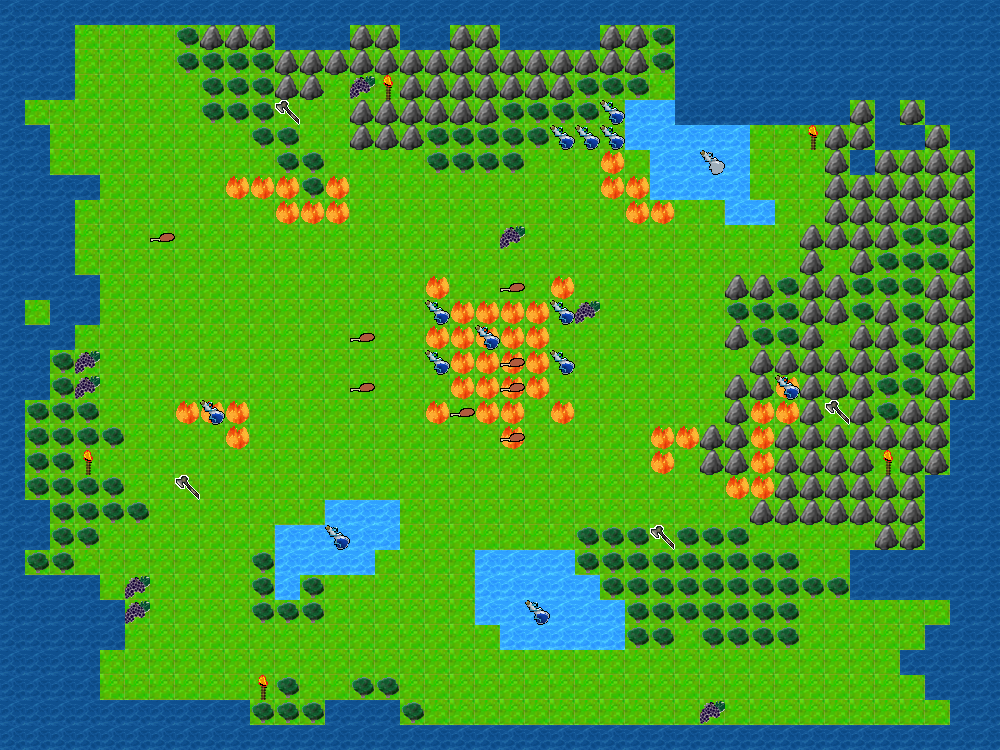

Tiled map render using the project's own tile images. Description and the map definition, with tile-layer contents summarised, below:
An orthogonal 40x30 tile map with 25x25 px tiles, 2 tile layers (tiles, items), 2 tilesets.

<map version="1.0" orientation="orthogonal" width="40" height="30" tilewidth="25" tileheight="25">
 <tileset firstgid="1" name="ourset" tilewidth="25" tileheight="25">
  <image source="tileset.png" width="250" height="25" />
 </tileset>
 <tileset firstgid="11" name="itemset" tilewidth="25" tileheight="25">
  <image source="itemset.png" width="250" height="25" />
 </tileset>
 <layer name="tiles" width="40" height="30">
  <data>[1200 cells, 1200 non-empty, 7 distinct tile ids]</data>
 </layer>
 <layer name="items" width="40" height="30">
  <data>[1200 cells, 39 non-empty, 6 distinct tile ids]</data>
 </layer>
</map>